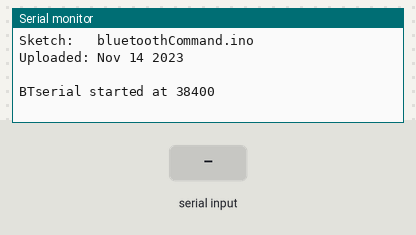
A sketch run on a simulated Arduino Uno, built with avr-gcc and run on an emulated ATmega328P. Shown: the last lines printed to the serial monitor. Inputs (shaded band) come from the test bench.

Above: at 1.2 s.
1.3 s: "1\n" received over Serial
At 2.5 s:
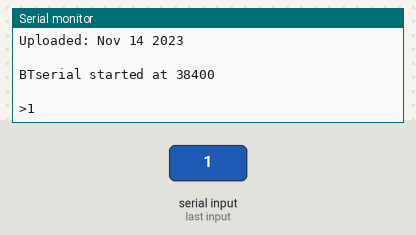
2.8 s: "1\n" received over the second serial link
At 3.7 s:
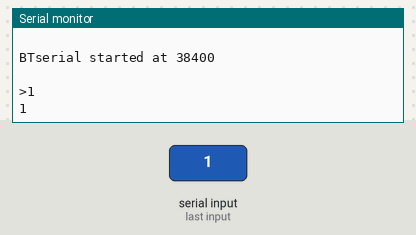
4.3 s: byte 10 (10) received over Serial
At 4.9 s:
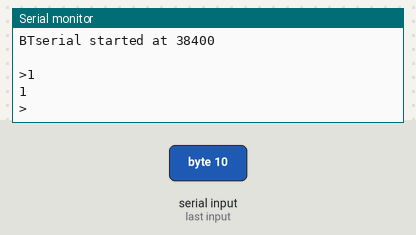
5.8 s: "0\n" received over Serial
At 7.0 s:
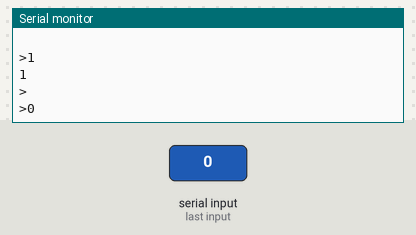
7.3 s: "0\n" received over the second serial link
At 8.3 s:
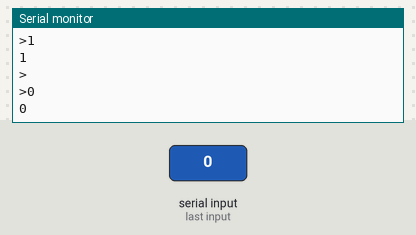

Measured:
- after the input at 1.3 s, the serial monitor: prints a new line at once (image 1)
- after the input at 2.8 s, the serial monitor: prints a new line at once (image 2)
- after the input at 4.3 s, the serial monitor: prints a new line at once (image 3)
- after the input at 5.8 s, the serial monitor: prints a new line at once (image 4)
- after the input at 7.3 s, the serial monitor: prints a new line at once (image 5)

The sketch:

bluetoothCommand.ino
```cpp
//  Uses hardware serial to talk to the host computer and software serial
//  for communication with the Bluetooth module
//  Intended for Bluetooth devices that require line end characters "\r\n"
//
//  Pins
//  Arduino 5V out TO BT VCC
//  Arduino GND to BT GND
//  Arduino D2 to BT RX through a voltage divider
//  Arduino D3 BT TX (no need voltage divider)
//
//  When a command is entered in the serial monitor on the computer
//  the Arduino will relay it to the bluetooth module and display the result.
//


#include <SoftwareSerial.h>

#define PIN_BLUETOOTH_RECV 2
#define PIN_BLUETOOTH_SEND 3

SoftwareSerial BTserial(PIN_BLUETOOTH_RECV, PIN_BLUETOOTH_SEND); // RX | TX

const long baudRate = 38400;
char c=' ';
boolean NL = true;

void setup()
{
    Serial.begin(9600);
    Serial.print("Sketch:   ");   Serial.println(__FILE__);
    Serial.print("Uploaded: ");   Serial.println(__DATE__);
    Serial.println(" ");

    BTserial.begin(baudRate);
    Serial.print("BTserial started at "); Serial.println(baudRate);
    Serial.println(" ");
}

void loop()
{
    // Read from the Bluetooth module and send to the Arduino Serial Monitor
    if (BTserial.available())
    {
        c = BTserial.read();
        Serial.write(c);
    }

    // Read from the Serial Monitor and send to the Bluetooth module
    if (Serial.available())
    {
        c = Serial.read();
        BTserial.write(c);

        // Echo the user input to the main window. The ">" character indicates the user entered text.
        if (NL) { Serial.print(">");  NL = false; }
        Serial.write(c);
        if (c==10) { NL = true; }
    }
}
```
